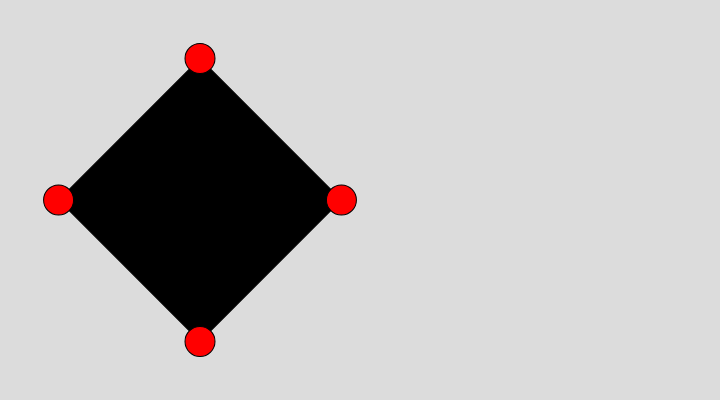
Frame 1 (no input)
Frame 60 (no input): identical to frame 1, image omitted
Frame 120 (the mouse pressed at the canvas centre since frame 60): identical to frame 1, image omitted

The p5.js sketch that drew this single still picture (run headless with seeded random() and noise() and a simulated clock; from frame 60 on, the mouse is pressed at the canvas centre):

// p5.js sketch
// ── sketch.js
function setup() {
    createCanvas(720, 400);
    rectMode(CENTER);
}

function draw()
{
    background(220);
    fill(0);

    translate(200, 200);
    rotate(radians(45));
    rect(0, 0, 200, 200);
    
    fill('red');

    push()
    translate(100, 100);
    ellipse(0, 0, 30, 30);
    pop();

    push();
    translate(-100, -100);
    ellipse(0, 0, 30, 30);
    pop();

    push();
    translate(100, -100);
    ellipse(0, 0, 30, 30);
    pop();

    push();
    translate(-100, 100);
    ellipse(0, 0, 30, 30);
    pop();
}
